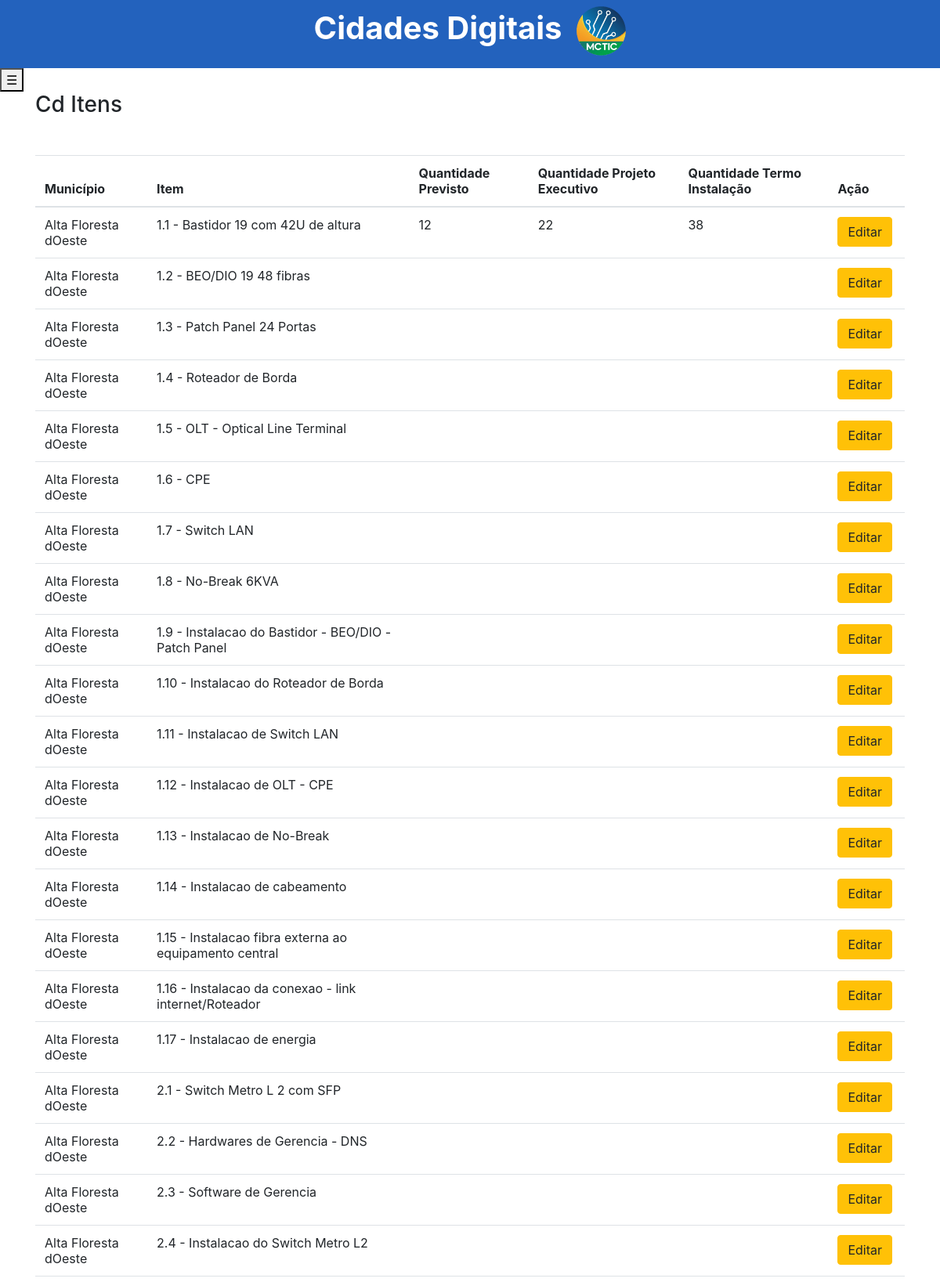
The page /View/CdItens.php (upper part) on the database its author committed.
### tables this page shows
CREATE TABLE IF NOT EXISTS `cd_itens` (
  `cod_ibge` int(7) NOT NULL,
  `cod_item` int(11) NOT NULL,
  `cod_tipo_item` int(11) NOT NULL,
  `quantidade_previsto` int(11) DEFAULT NULL,
  `quantidade_projeto_executivo` int(11) DEFAULT NULL,
  `quantidade_termo_instalacao` int(11) DEFAULT NULL,
  PRIMARY KEY (`cod_ibge`,`cod_item`,`cod_tipo_item`),
  KEY `fk_itens_has_cd_cd1_idx` (`cod_ibge`),
  KEY `fk_cd_itens_itens2_idx` (`cod_item`,`cod_tipo_item`)
);

CREATE TABLE IF NOT EXISTS `municipio` (
  `cod_ibge` int(7) NOT NULL,
  `nome_municipio` varchar(50) DEFAULT NULL,
  `populacao` int(11) DEFAULT NULL,
  `uf` varchar(2) DEFAULT NULL,
  `regiao` varchar(15) DEFAULT NULL,
  `cnpj` varchar(14) DEFAULT NULL,
  `dist_capital` int(11) DEFAULT NULL,
  `endereco` varchar(45) DEFAULT NULL,
  `numero` varchar(10) DEFAULT NULL,
  `complemento` varchar(250) DEFAULT NULL,
  `bairro` varchar(45) DEFAULT NULL,
  `idhm` float DEFAULT NULL,
  `latitude` decimal(10,8) DEFAULT NULL,
  `longitude` decimal(10,8) DEFAULT NULL,
  PRIMARY KEY (`cod_ibge`)
);

### Model/DAO/ClassCdItensDAO.php (called while the page is built, shortened)
<?php
class ClassCdItensDAO {
    public function listarCdItens(){
        try {
            $pdo = Conexao::getInstance();
            $sql = "SELECT
            municipio.nome_municipio,
            CONCAT (itens.cod_tipo_item, '.', itens.cod_item, ' - ', itens.descricao) AS descricao,
            cd_itens.*
            FROM cd_itens
            INNER JOIN municipio ON cd_itens.cod_ibge = municipio.cod_ibge
            INNER JOIN itens ON cd_itens.cod_item = itens.cod_item AND cd_itens.cod_tipo_item = itens.cod_tipo_item
            ORDER BY municipio.nome_municipio, itens.cod_tipo_item, itens.cod_item ASC";
            $stmt = $pdo->prepare($sql);
            $stmt->execute();
            return $stmt->fetchAll();
        } catch (PDOException $ex) {
            return $ex->getMessage();
        }
    }
}

### Controller/ControleListarCdItens.php (called while the page is built)
<?php
require_once '../Model/DAO/ClassCdItensDAO.php';
$listar = new ClassCdItensDAO();
$dados = $listar->listarCdItens();
if($dados) {
    $array_dados = $dados;
} else {
    $array_dados = [];
}

### View/CdItens.php (the view, shortened to what this page needs)
<?php
    include_once("_cabecalho.php");
    require_once("../Controller/ControleListarCdItens.php");
    ?>
    <main id="main">
      <div class="container">
        <div class="row mb-5">
          <div id="mainHeader" class="col-md-6 d-flex align-items-center">
            <span>
            <h3 class="mb-0">Cd Itens</h3>
            </span>
            </div>
        </div>
      </div>
        <div class="container">
          <div class="row">
            <div class="col-12">
              <div class="table-responsive">
                <table class="table">
                  <thead>
                    <tr>
                      <th scope="col">Município</th>
                      <th scope="col">Item</th>
                      <th scope="col">Quantidade Previsto</th>
                      <th scope="col">Quantidade Projeto Executivo</th>
                      <th scope="col">Quantidade Termo Instalação</th>
                      <th scope="col">Ação</th>
                    </tr>
                  </thead>
                  <tbody>
                  <?php
                    foreach($array_dados as $key => $value) {
                        ?>
                        <tr>
                          <td><?php echo $value['nome_municipio'] ?></td>
                          <td><?php echo $value['descricao'] ?></td>
                          <td><?php echo $value['quantidade_previsto'] ?></td>
                          <td><?php echo $value['quantidade_projeto_executivo'] ?></td>
                          <td><?php echo $value['quantidade_termo_instalacao'] ?></td>
                          <td>
                            <span class="d-flex">
                              <a href="<?php echo URL ?>View/CdItensEditar.php?cod_ibge=<?php echo $value['cod_ibge'] ?>&cod_item=<?php echo $value['cod_item'] ?>&cod_tipo_item=<?php echo $value['cod_tipo_item'] ?>"
                                class="btn btn-warning mr-1">
                                Editar
                              </a>
                            </span>
                          </td>
                        </tr>
                        <?php
                    }
                  ?>
                  </tbody>
                </table>
              </div>
            </div>
          </div>
        </div>
    </main>
    <?php
    include_once('_rodape.php');
?>

### View/_cabecalho.php (shortened to what this page needs)
<!DOCTYPE html>
<html lang="pt-br">
  <head>
    <link rel="stylesheet" href="<?php echo URL ?>View/css/estilos.css">
    <link rel="stylesheet" href="<?php echo URL ?>View/css/icones.css">
    <link rel="stylesheet" href="<?php echo URL ?>View/css/bootstrap.css">
    <nav class="navbar navbar-default navbar-fixed-top" style="background-color: #2362bd;">
      <div class="container">
        <div class="container">
          <div class="container">
            <div class="strong">
              <center><h1><strong><a href= "/Cidades_Digitais/View/Home.php" ><font color="white">Cidades Digitais&nbsp&nbsp</font><img style="width: 6%;" src="/Cidades_Digitais/View/css/mcticLogo.png" alt="MCTIC" class="center"></img></a></strong></h1></center>
            </div>
          </div>
        </div>
      </div>
    </nav>
  </head>
  <body>
    <header id="header">
    <div>
        <button class="w3-button w3-white w3-xxlarge" onclick="w3_open()">&#9776;</button>
       </div>
    </header>

### View/_rodape.php (shortened to what this page needs)
<html><br><br><br><br>
  </body>
</html>

### rows shown on the page
cd_itens: municipio.nome_municipio "Alta Floresta dOeste", descricao "1.1 - Bastidor 19 com 42U de altura", quantidade_previsto "12", quantidade_projeto_executivo "22", quantidade_termo_instalacao "38"
cd_itens: municipio.nome_municipio "Alta Floresta dOeste", descricao "1.2 - BEO/DIO 19 48 fibras"
cd_itens: municipio.nome_municipio "Alta Floresta dOeste", descricao "1.3 - Patch Panel 24 Portas"
cd_itens: municipio.nome_municipio "Alta Floresta dOeste", descricao "1.4 - Roteador de Borda"
cd_itens: municipio.nome_municipio "Alta Floresta dOeste", descricao "1.5 - OLT - Optical Line Terminal"
cd_itens: municipio.nome_municipio "Alta Floresta dOeste", descricao "1.6 - CPE"
cd_itens: municipio.nome_municipio "Alta Floresta dOeste", descricao "1.7 - Switch LAN"
cd_itens: municipio.nome_municipio "Alta Floresta dOeste", descricao "1.8 - No-Break 6KVA"
cd_itens: municipio.nome_municipio "Alta Floresta dOeste", descricao "1.9 - Instalacao do Bastidor - BEO/DIO - Patch Panel"
cd_itens: municipio.nome_municipio "Alta Floresta dOeste", descricao "1.10 - Instalacao do Roteador de Borda"
cd_itens: municipio.nome_municipio "Alta Floresta dOeste", descricao "1.11 - Instalacao de Switch LAN"
cd_itens: municipio.nome_municipio "Alta Floresta dOeste", descricao "1.12 - Instalacao de OLT - CPE"
cd_itens: municipio.nome_municipio "Alta Floresta dOeste", descricao "1.13 - Instalacao de No-Break"
cd_itens: municipio.nome_municipio "Alta Floresta dOeste", descricao "1.14 - Instalacao de cabeamento"
cd_itens: municipio.nome_municipio "Alta Floresta dOeste", descricao "1.15 - Instalacao fibra externa ao equipamento central"
cd_itens: municipio.nome_municipio "Alta Floresta dOeste", descricao "1.16 - Instalacao da conexao - link internet/Roteador"
cd_itens: municipio.nome_municipio "Alta Floresta dOeste", descricao "1.17 - Instalacao de energia"
cd_itens: municipio.nome_municipio "Alta Floresta dOeste", descricao "2.1 - Switch Metro L 2 com SFP"
cd_itens: municipio.nome_municipio "Alta Floresta dOeste", descricao "2.2 - Hardwares de Gerencia - DNS"
cd_itens: municipio.nome_municipio "Alta Floresta dOeste", descricao "2.3 - Software de Gerencia"
cd_itens: municipio.nome_municipio "Alta Floresta dOeste", descricao "2.4 - Instalacao do Switch Metro L2"
